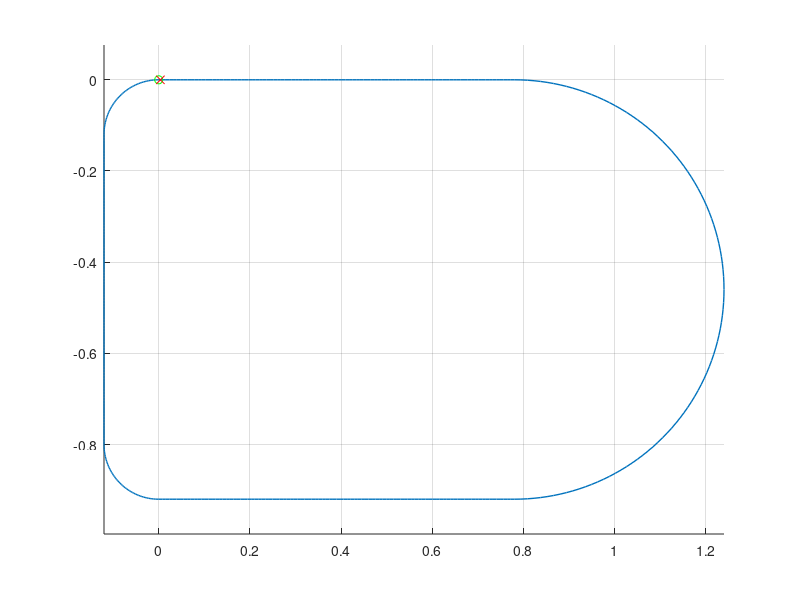

The MATLAB script that drew this image: (Note: this script raises an error after producing the figure.)
%% Line Follower Trajectory
step_size = 0.01;
s = 0:step_size:1-step_size;

x_1 = linspace(0,0.78,length(s));
y_1 = transpose(zeros(length(s),1));

th = 0:pi/100:2*pi;
x_2 = 0.46 * cos(th) + 0.78;
y_2 = 0.46 * sin(th) + -0.46;
x_2_1 = flip(x_2(1:end/4));
y_2_1 = flip(y_2(1:end/4));
x_2_2 = flip(x_2(round(3*end/4):end));
y_2_2 = flip(y_2(round(3*end/4):end));
x_2_2 = x_2_2(2:end);
y_2_2 = y_2_2(2:end);

x_3 = flip(linspace(0,0.78,length(s)+1));
x_3 = x_3(2:end);
y_3 = transpose(ones(length(s)+1,1) * (-0.92));
y_3 = y_3(2:end);

th = 0:pi/100:2*pi;
x_4 = 0.12 * cos(th) + 0;
y_4 = 0.12 * sin(th) - 0.80;
x_4_1 = flip(x_4(round(2*end/4):round(3*end/4)-1));
y_4_1 = flip(y_4(round(2*end/4):round(3*end/4)-1)); 

x_5 = transpose(ones(length(s),1) * (-0.12));
x_5 = x_5(2:end);
y_5 = linspace(-0.8,-0.12,length(s));
y_5 = y_5(2:end);

th = 0:pi/100:2*pi;
x_6 = 0.12 * cos(th) + 0;
y_6 = 0.12 * sin(th) - 0.12;
x_6_1 = flip(x_6(round(end/4):round(2*end/4)));
y_6_1 = flip(y_6(round(end/4):round(2*end/4))); 

x = [x_1, x_2_1, x_2_2, x_3, x_4_1, x_5, x_6_1];
y = [y_1, y_2_1, y_2_2, y_3, y_4_1, y_5, y_6_1];

figure
hold all
plot(x,y,'LineWidth',1)
plot(x(1), y(1), 'go');
plot(x(end), y(end), 'rx');
hold off
grid on
axis equal

s = 0:step_size:5; % to modify
s = transpose(s); x = transpose(x); y = transpose(y);

% Trajectory generation
filenamePlot = '../figure/Line_Follower_Before_After_Timing_Law.pdf';
[t,x_dot,y_dot,x_dot_dot,y_dot_dot,theta,v_d,w_d] = trajectory_generation(unicycle,s,x,y,filenamePlot);
    
% Data for Simulink
[x_sim,y_sim,x_dot_sim,y_dot_sim,x_dot_dot_sim,y_dot_dot_sim,theta_sim] = data_simulink(t,x,y,x_dot,y_dot,x_dot_dot,y_dot_dot,theta);
